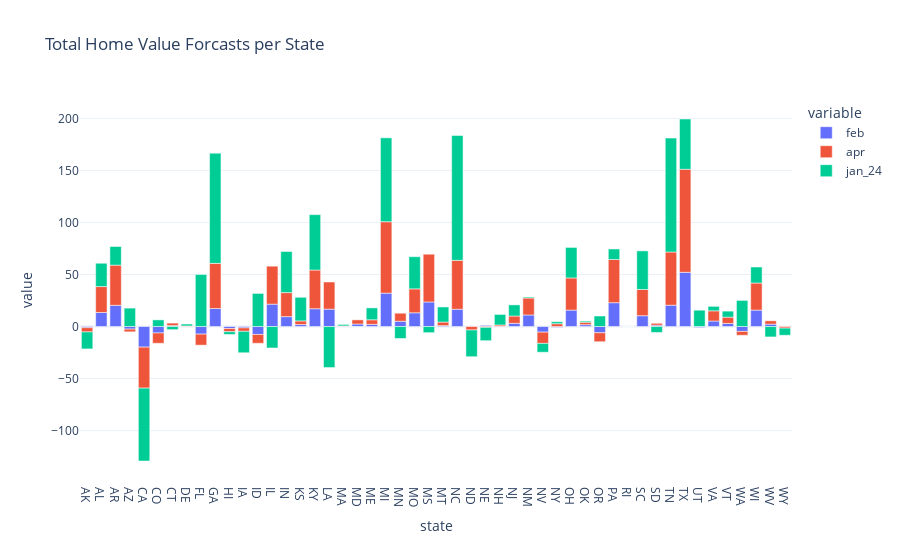

Notebook source saved alongside this figure:
### Code cell
px.bar(state_sum, title='Total Home Value Forcasts per State', template='plotly_white')

### Figure 1 — Plotly figure (JSON) as saved in the notebook; plotly's stock layout.template omitted (floating-point values rounded to 4 significant figures)
{"data": [{"alignmentgroup": "True", "hovertemplate": "variable=feb<br>state=%{x}<br>value=%{y}<extra></extra>", "legendgroup": "feb", "marker": {"color": "#636efa", "pattern": {"shape": ""}}, "name": "feb", "offsetgroup": "feb", "orientation": "v", "showlegend": true, "textposition": "auto", "type": "bar", "x": ["AK", "AL", "AR", "AZ", "CA", "CO", "CT", "DE", "FL", "GA", "HI", "IA", "ID", "IL", "IN", "KS", "KY", "LA", "MA", "MD", "ME", "MI", "MN", "MO", "MS", "MT", "NC", "ND", "NE", "NH", "NJ", "NM", "NV", "NY", "OH", "OK", "OR", "PA", "RI", "SC", "SD", "TN", "TX", "UT", "VA", "VT", "WA", "WI", "WV", "WY"], "xaxis": "x", "y": [-1.1, 13.5, 20.4, -2.5, -19.8, -6.2, 0.9, 0.1, -7.3, 17.3, -1.9, -1.3, -7.6, 21.5, 9.5, 1.9, 17.1, 16.7, 0.2, 2.4, 2.1, 32.1, 5.1, 13.2, 23.6, 0.9, 16.6, 0.1, 1.1, 0.2, 3.1, 11.1, -5.4, -0.8, 15.8, 1.8, -6, 22.9, 0.1, 10.4, 1.3, 20.5, 52.1, -1, 5.3, 3, -4.7, 15.8, 2.3, 0.2], "yaxis": "y"}, {"alignmentgroup": "True", "hovertemplate": "variable=apr<br>state=%{x}<br>value=%{y}<extra></extra>", "legendgroup": "apr", "marker": {"color": "#EF553B", "pattern": {"shape": ""}}, "name": "apr", "offsetgroup": "apr", "orientation": "v", "showlegend": true, "textposition": "auto", "type": "bar", "x": ["AK", "AL", "AR", "AZ", "CA", "CO", "CT", "DE", "FL", "GA", "HI", "IA", "ID", "IL", "IN", "KS", "KY", "LA", "MA", "MD", "ME", "MI", "MN", "MO", "MS", "MT", "NC", "ND", "NE", "NH", "NJ", "NM", "NV", "NY", "OH", "OK", "OR", "PA", "RI", "SC", "SD", "TN", "TX", "UT", "VA", "VT", "WA", "WI", "WV", "WY"], "xaxis": "x", "y": [-4.1, 24.9, 38.6, -2.6, -39.4, -9.9, 2.4, 0.5, -10.6, 43.4, -3.1, -3.3, -8.5, 36.5, 23.1, 3.5, 37.2, 26.1, 0.4, 4, 4.4, 68.6, 7.7, 23, 45.9, 3.4, 47, -3.3, -0.8, 1.3, 7, 16.3, -10.8, 2.7, 30.9, 2.3, -8.6, 41.5, 0.2, 25.2, 1.8, 51.1, 99, 0, 9.8, 6, -3.7, 26, 3.2, -1.5], "yaxis": "y"}, {"alignmentgroup": "True", "hovertemplate": "variable=jan_24<br>state=%{x}<br>value=%{y}<extra></extra>", "legendgroup": "jan_24", "marker": {"color": "#00cc96", "pattern": {"shape": ""}}, "name": "jan_24", "offsetgroup": "jan_24", "orientation": "v", "showlegend": true, "textposition": "auto", "type": "bar", "x": ["AK", "AL", "AR", "AZ", "CA", "CO", "CT", "DE", "FL", "GA", "HI", "IA", "ID", "IL", "IN", "KS", "KY", "LA", "MA", "MD", "ME", "MI", "MN", "MO", "MS", "MT", "NC", "ND", "NE", "NH", "NJ", "NM", "NV", "NY", "OH", "OK", "OR", "PA", "RI", "SC", "SD", "TN", "TX", "UT", "VA", "VT", "WA", "WI", "WV", "WY"], "xaxis": "x", "y": [-16.3, 22.4, 17.9, 17.7, -70, 6.4, -3, 1.8, 50, 105.9, -2.6, -20.6, 31.8, -20.6, 39.5, 22.7, 53.2, -39.4, 1.4, -0.3, 11.4, 80.6, -11.5, 30.9, -5.9, 14.5, 119.9, -25.7, -12.8, 10.1, 10.7, 0.9, -8.5, 1.9, 29.3, 1.1, 10.1, 10.1, -0.1, 37.1, -5.7, 109.5, 48.3, 15.7, 4.3, 5.8, 25.1, 15.4, -10, -6.9], "yaxis": "y"}], "layout": {"barmode": "relative", "legend": {"title": {"text": "variable"}, "tracegroupgap": 0}, "title": {"text": "Total Home Value Forcasts per State"}, "xaxis": {"anchor": "y", "domain": [0, 1], "title": {"text": "state"}}, "yaxis": {"anchor": "x", "domain": [0, 1], "title": {"text": "value"}}}}
